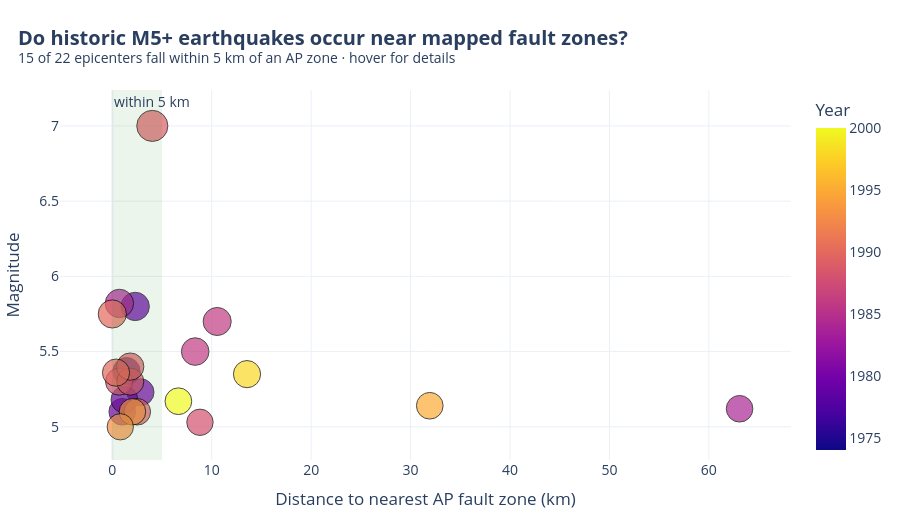

Notebook source saved alongside this figure:
### Markdown cell above
## Historic M5+ Earthquakes near Fault zones
Each dot is one of the 22 historic M5+ earthquakes. The x-axis is its distance to the nearest AP fault zone, and the y-axis is its magnitude. Color shows the year

### Code cell
eq = gpd.sjoin_nearest(gdf_eq[["eq_no","date","mag","depth_km","year","geometry"]],
                       faults[["zone_name","geometry"]], distance_col="d_m")
eq = eq[~eq.index.duplicated()].copy()
eq["d_km"] = eq["d_m"]/1000
eq["date_str"] = pd.to_datetime(eq["date"]).dt.strftime("%b %d, %Y")
fig = px.scatter(eq, x="d_km", y="mag", size="mag", size_max=22, color="year",
                 color_continuous_scale="Plasma", hover_name="zone_name",
                 hover_data={"date_str":True, "mag":":.1f", "depth_km":":.1f", "d_km":":.1f", "year":False},
                 labels={"d_km":"Distance to nearest AP fault zone (km)", "mag":"Magnitude",
                         "date_str":"Date", "depth_km":"Depth (km)", "year":"Year"})
fig.add_vrect(x0=0, x1=5, fillcolor="green", opacity=0.08, line_width=0,
              annotation_text="within 5 km", annotation_position="top left")
fig.update_traces(marker=dict(line=dict(width=1, color="black")))
style(fig, "Do historic M5+ earthquakes occur near mapped fault zones?",
      f"{(eq['d_km']<=5).sum()} of {len(eq)} epicenters fall within 5 km of an AP zone · hover for details").show()

### Figure 1 — Plotly figure (JSON) as saved in the notebook; plotly's stock layout.template omitted (floating-point values rounded to 4 significant figures)
{"data": [{"customdata": [["Nov 01, 1974", 6.11, 1974], ["Aug 06, 1979", 8.93, 1979], ["Jan 24, 1980", 14.72, 1980], ["Jan 24, 1980", 7.07, 1980], ["Jan 27, 1980", 14.69, 1980], ["Jan 23, 1984", 8.19, 1984], ["Apr 24, 1984", 8.74, 1984], ["Jan 26, 1986", 8.72, 1986], ["Mar 31, 1986", 9.17, 1986], ["Feb 20, 1988", 9.62, 1988], ["Jun 13, 1988", 9.71, 1988], ["Jun 27, 1988", 13.15, 1988], ["Aug 08, 1989", 14.23, 1989], ["Oct 18, 1989", 17.29, 1989], ["Oct 18, 1989", 16.78, 1989], ["Apr 18, 1990", 5.68, 1990], ["Apr 18, 1990", 6.67, 1990], ["Jan 16, 1993", 7.9, 1993], ["Aug 11, 1993", 9.35, 1993], ["Apr 23, 1995", 7.84, 1995], ["Aug 12, 1998", 9.13, 1998], ["Sep 03, 2000", 10.12, 2000]], "hovertemplate": "<b>%{hovertext}</b><br><br>Distance to nearest AP fault zone (km)=%{x:.1f}<br>Magnitude=%{marker.size:.1f}<br>Date=%{customdata[0]}<br>Depth (km)=%{customdata[1]:.1f}<extra></extra>", "hovertext": ["Central Calaveras", "Central Calaveras", "Greenville", "Greenville", "Greenville", "San Andreas - Santa Cruz", "Central Calaveras", "Quien Sabe", "Central Calaveras", "Quien Sabe", "Central Calaveras", "San Andreas - Santa Cruz", "San Andreas - Santa Cruz", "San Andreas - Santa Cruz", "San Andreas - Peninsula", "San Andreas - Santa Cruz", "San Andreas - Santa Cruz", "Central Calaveras", "Central Calaveras", "Quien Sabe", "Central Calaveras", "West Napa"], "legendgroup": "", "marker": {"color": [1974, 1979, 1980, 1980, 1980, 1984, 1984, 1986, 1986, 1988, 1988, 1988, 1989, 1989, 1989, 1990, 1990, 1993, 1993, 1995, 1998, 2000], "coloraxis": "coloraxis", "line": {"color": "black", "width": 1}, "size": [5.37, 5.8, 5.23, 5.1, 5.18, 5.12, 5.82, 5.5, 5.7, 5.03, 5.3, 5.3, 5.4, 7.0, 5.1, 5.75, 5.36, 5.1, 5.0, 5.14, 5.35, 5.17], "sizemode": "area", "sizeref": 0.01446, "symbol": "circle"}, "mode": "markers", "name": "", "orientation": "v", "showlegend": false, "type": "scatter", "x": [1.421, 2.301, 2.839, 0.9955, 1.216, 63.09, 0.7159, 8.336, 10.55, 8.816, 0.6823, 1.805, 1.8, 4.022, 2.51, 0.0, 0.3747, 2.024, 0.8034, 31.93, 13.55, 6.646], "xaxis": "x", "y": [5.37, 5.8, 5.23, 5.1, 5.18, 5.12, 5.82, 5.5, 5.7, 5.03, 5.3, 5.3, 5.4, 7.0, 5.1, 5.75, 5.36, 5.1, 5.0, 5.14, 5.35, 5.17], "yaxis": "y"}], "layout": {"annotations": [{"showarrow": false, "text": "within 5 km", "x": 0, "xanchor": "left", "xref": "x", "y": 1, "yanchor": "top", "yref": "y domain"}], "coloraxis": {"autocolorscale": false, "colorbar": {"title": {"text": "Year"}}, "colorscale": [[0, "#0d0887"], [0.1111, "#46039f"], [0.2222, "#7201a8"], [0.3333, "#9c179e"], [0.4444, "#bd3786"], [0.5556, "#d8576b"], [0.6667, "#ed7953"], [0.7778, "#fb9f3a"], [0.8889, "#fdca26"], [1, "#f0f921"]]}, "font": {"size": 14}, "height": 520, "hoverlabel": {"font": {"size": 13}}, "legend": {"itemsizing": "constant", "orientation": "h", "tracegroupgap": 0, "y": -0.2}, "margin": {"b": 60, "l": 60, "r": 30, "t": 90}, "shapes": [{"fillcolor": "green", "line": {"width": 0}, "opacity": 0.08, "type": "rect", "x0": 0, "x1": 5, "xref": "x", "y0": 0, "y1": 1, "yref": "y domain"}], "title": {"text": "<b>Do historic M5+ earthquakes occur near mapped fault zones?</b><br><sup>15 of 22 epicenters fall within 5 km of an AP zone · hover for details</sup>", "x": 0.02}, "xaxis": {"anchor": "y", "domain": [0, 1], "title": {"text": "Distance to nearest AP fault zone (km)"}}, "yaxis": {"anchor": "x", "domain": [0, 1], "title": {"text": "Magnitude"}}}}
